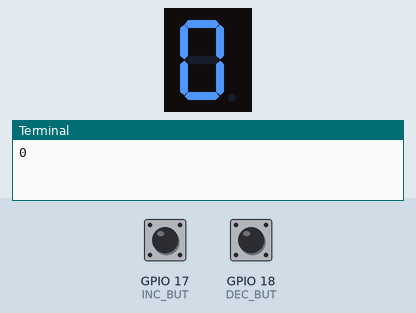
Recording of a program running on a simulated Raspberry Pi (BCM pin numbers). Parts: 1-digit seven-segment display, the last lines printed to the terminal. The inputs (shaded band) are chosen by the test bench; at power-on: GPIO 17 (INC_BUT) HIGH, GPIO 18 (DEC_BUT) HIGH. The segment pins are drawn as the display they are named for.

Above: at 1.2 s.
1.3 s: GPIO 17 (INC_BUT) pulled LOW for 0.15 s
At 1.8 s:
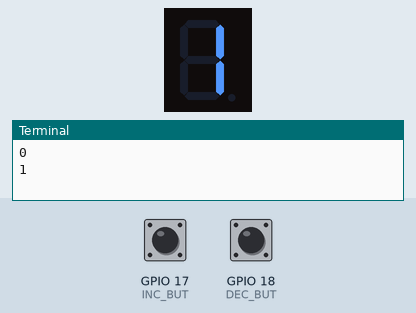
2.9 s: GPIO 17 (INC_BUT) pulled LOW for 1 s
At 4.0 s:
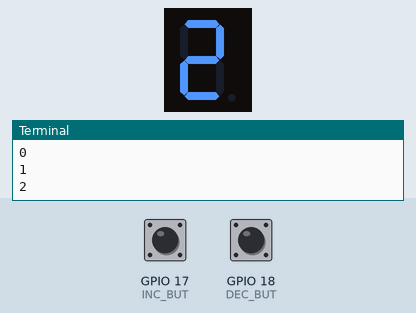
Timing chart, 0 to 5.9 s (numbered marks = the images above; inputs shaded):
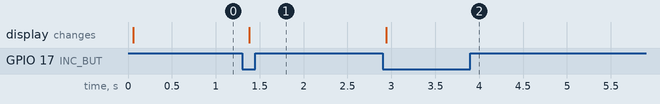

The program:

COUNT_WITH_7_SEG_DISPLAY.py
```python
import RPi.GPIO as GPIO
import time

# ------------------------------------------
# BUTTONS
# ------------------------------------------
INC_BUT = 17
DEC_BUT = 18

# ------------------------------------------
# 7-SEGMENT PINS (AVOID 17,18)
# ------------------------------------------
SEGMENTS = {
    'A': 2,
    'B': 3,
    'C': 4,
    'D': 14,
    'E': 15,
    'F': 23,
    'G': 24
}

DIGIT_MAP = {
    0: ['A','B','C','D','E','F'],
    1: ['B','C'],
    2: ['A','B','G','E','D'],
    3: ['A','B','C','D','G'],
    4: ['F','G','B','C'],
    5: ['A','F','G','C','D'],
    6: ['A','F','E','D','C','G'],
    7: ['A','B','C'],
    8: ['A','B','C','D','E','F','G'],
    9: ['A','B','C','D','F','G']
}

# ------------------------------------------
# SETUP
# ------------------------------------------
GPIO.setmode(GPIO.BCM)

# Buttons
GPIO.setup(INC_BUT, GPIO.IN, pull_up_down=GPIO.PUD_UP)
GPIO.setup(DEC_BUT, GPIO.IN, pull_up_down=GPIO.PUD_UP)

# Segments
for pin in SEGMENTS.values():
    GPIO.setup(pin, GPIO.OUT)
    GPIO.output(pin, GPIO.LOW)

# ------------------------------------------
# FUNCTIONS
# ------------------------------------------
def clear_display():
    for pin in SEGMENTS.values():
        GPIO.output(pin, GPIO.LOW)

def display_digit(number):
    clear_display()

    if number not in DIGIT_MAP:
        return

    for seg in DIGIT_MAP[number]:
        GPIO.output(SEGMENTS[seg], GPIO.HIGH)

# ------------------------------------------
# VARIABLES
# ------------------------------------------
count = 0
pre_inc = GPIO.HIGH
pre_dec = GPIO.HIGH
pre_count = -1   # force print + display first time

# ------------------------------------------
# MAIN LOOP
# ------------------------------------------
try:
    while True:

        inc = GPIO.input(INC_BUT)
        dec = GPIO.input(DEC_BUT)

        # rising → falling edge detect
        if (inc == GPIO.LOW) and (pre_inc == GPIO.HIGH):
            count += 1

        elif (dec == GPIO.LOW) and (pre_dec == GPIO.HIGH):
            count -= 1

        if count < 0:
            count = 0
        if count > 9:
            count = 9   # 7-seg displays only 0–9

        # update display only on change
        if count != pre_count:
            print(count)
            display_digit(count)
            pre_count = count

        pre_inc = inc
        pre_dec = dec

        time.sleep(0.02)  # debounce

except KeyboardInterrupt:
    clear_display()
    GPIO.cleanup()
```

Measured:
- after the input at 1.3 s, the display: changes after 0.08 s (image 1)
- after the input at 2.9 s, the display: changes at once (image 2)
